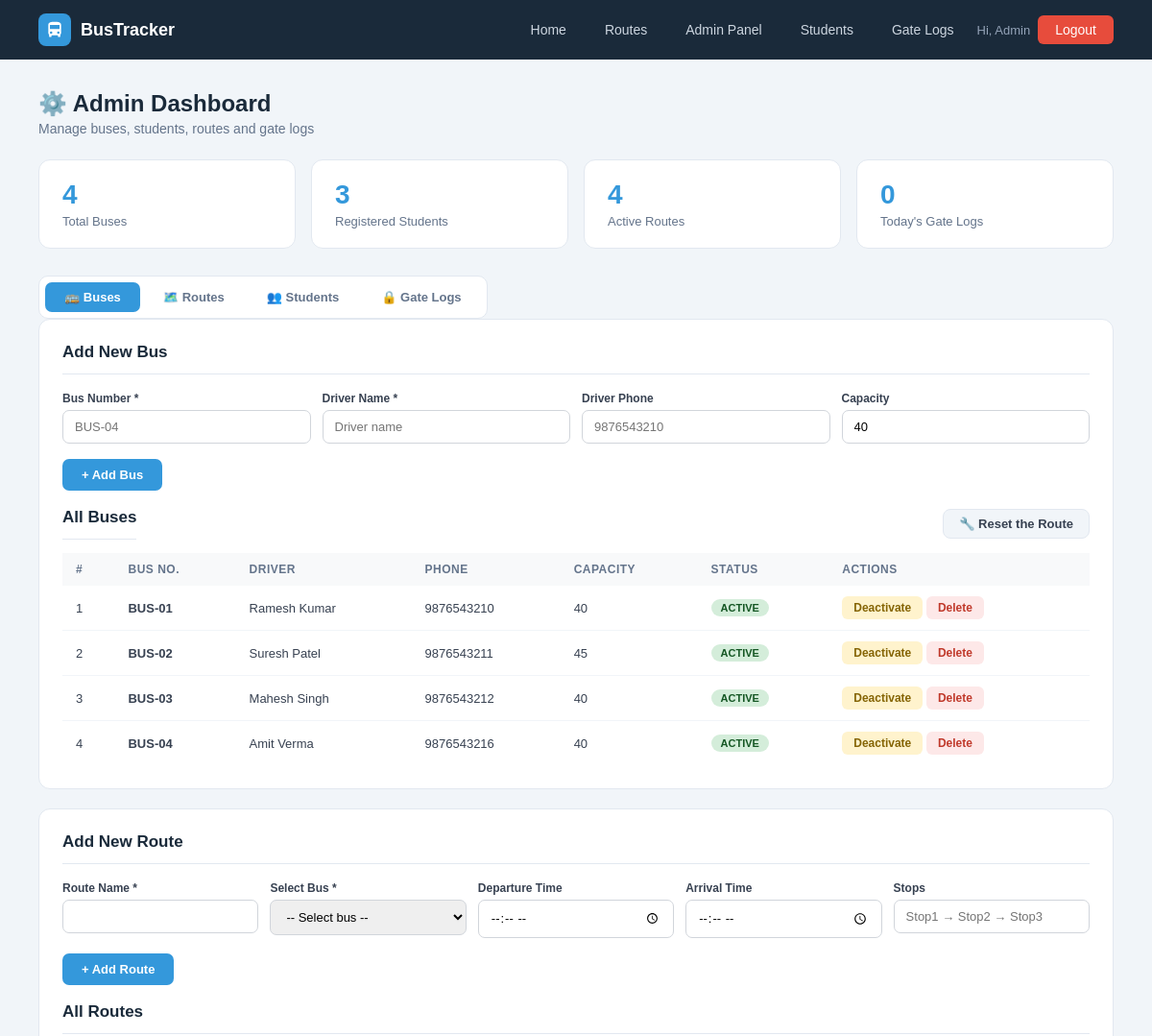
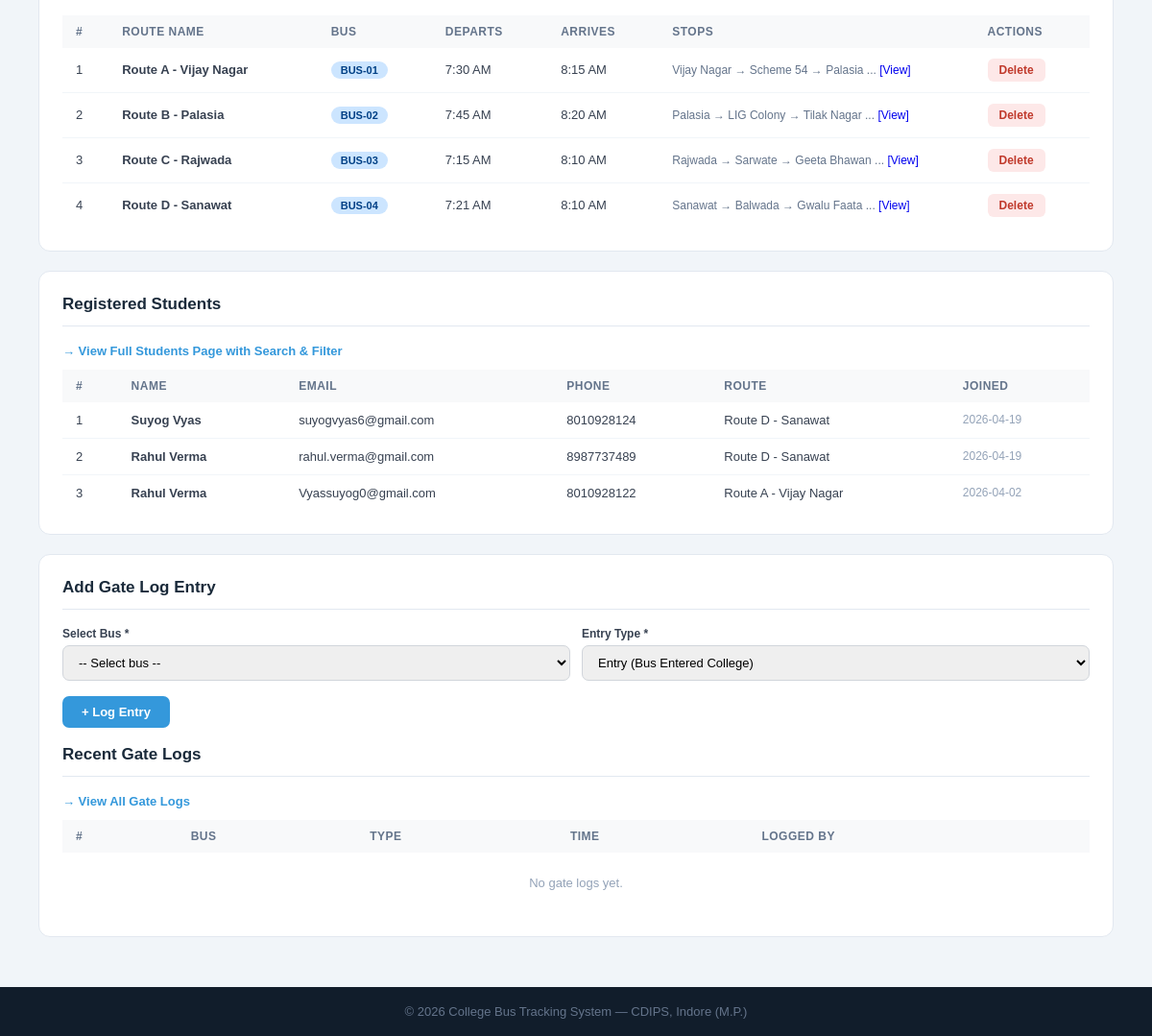
The page /admin (signed in) on the database its author committed (2 pictures, top to bottom).
### tables this page shows
CREATE TABLE buses (
        id INTEGER PRIMARY KEY AUTOINCREMENT,
        bus_number TEXT UNIQUE NOT NULL, driver_name TEXT NOT NULL,
        driver_phone TEXT, capacity INTEGER DEFAULT 40,
        status TEXT DEFAULT 'active',
        current_lat REAL DEFAULT 22.7196, current_lng REAL DEFAULT 75.8577);

CREATE TABLE routes (
        id INTEGER PRIMARY KEY AUTOINCREMENT,
        route_name TEXT NOT NULL, bus_id INTEGER,
        start_point TEXT, end_point TEXT,
        departure_time TEXT, arrival_time TEXT, stops TEXT, original_bus_id INTEGER,
        FOREIGN KEY(bus_id) REFERENCES buses(id));

CREATE TABLE users (
        id INTEGER PRIMARY KEY AUTOINCREMENT,
        name TEXT NOT NULL, email TEXT UNIQUE NOT NULL,
        password TEXT NOT NULL, role TEXT DEFAULT 'student',
        phone TEXT, route_id INTEGER,
        created_at TIMESTAMP DEFAULT CURRENT_TIMESTAMP);

### app.py (the view)
@app.route('/admin')
@admin_required
def admin_dashboard():
    db = get_db()
    buses    = db.execute("SELECT * FROM buses").fetchall()
    students = db.execute('''SELECT u.*,r.route_name FROM users u
                             LEFT JOIN routes r ON u.route_id=r.id
                             WHERE u.role='student' ORDER BY u.created_at DESC''').fetchall()
    routes   = db.execute("SELECT r.*,b.bus_number FROM routes r LEFT JOIN buses b ON r.bus_id=b.id").fetchall()
    logs     = db.execute("SELECT * FROM gate_logs ORDER BY log_time DESC LIMIT 15").fetchall()
    stats = dict(
        total_buses=db.execute("SELECT COUNT(*) FROM buses").fetchone()[0],
        total_students=db.execute("SELECT COUNT(*) FROM users WHERE role='student'").fetchone()[0],
        total_routes=db.execute("SELECT COUNT(*) FROM routes").fetchone()[0],
        today_logs=db.execute("SELECT COUNT(*) FROM gate_logs WHERE DATE(log_time)=DATE('now')").fetchone()[0])
    db.close(); return render_template('admin.html', buses=buses, students=students, routes=routes, logs=logs, stats=stats)

### templates/admin.html (shortened to what this page needs)
{% extends "base.html" %}
{% block content %}
<div class="page">
    <div class="page-header">
        <div style="display:flex;gap:12px;align-items:flex-start;flex-wrap:wrap;justify-content:space-between;">
            <div>
                <h1>⚙️ Admin Dashboard</h1>
                <p>Manage buses, students, routes and gate logs</p>
            </div>
        </div>
    </div>
    <div class="stat-cards">
        <div class="stat-card"><div class="num">{{ stats.total_buses }}</div><div class="lbl">Total Buses</div></div>
        <div class="stat-card"><div class="num">{{ stats.total_students }}</div><div class="lbl">Registered Students</div></div>
        <div class="stat-card"><div class="num">{{ stats.total_routes }}</div><div class="lbl">Active Routes</div></div>
        <div class="stat-card"><div class="num">{{ stats.today_logs }}</div><div class="lbl">Today's Gate Logs</div></div>
    </div>
    <div class="tab-wrap">
        <div class="tab-labels">
            <label for="tab-buses">🚌 Buses</label>
            <label for="tab-routes">🗺️ Routes</label>
            <label for="tab-students">👥 Students</label>
            <label for="tab-logs">🔒 Gate Logs</label>
        </div>
        <div class="tab-contents">
            <div class="panel" id="content-buses">
                <h2>Add New Bus</h2>
                <form method="POST" action="{{ url_for('add_bus') }}">
                    <div class="form-row">
                        <div class="fg"><label>Bus Number *</label><input type="text" name="bus_number" placeholder="BUS-04" required></div>
                        <div class="fg"><label>Driver Name *</label><input type="text" name="driver_name" placeholder="Driver name" required></div>
                        <div class="fg"><label>Driver Phone</label><input type="tel" name="driver_phone" placeholder="9876543210" maxlength="10"></div>
                        <div class="fg"><label>Capacity</label><input type="number" name="capacity" value="40" min="10" max="60"></div>
                    </div>
                    <button type="submit" class="btn-add">+ Add Bus</button>
                </form>
                <br>
                <div style="display:flex;align-items:center;justify-content:space-between;margin-bottom:14px;">
                    <h2 style="margin:0;">All Buses</h2>
                    <a href="{{ url_for('fix_routes') }}"
                       onclick="return confirm('Are you sure you want to restore all routes to their original buses?')"
                       style="background:#f1f5f9;color:#374151;padding:7px 16px;border-radius:8px;font-size:13px;font-weight:600;text-decoration:none;border:1px solid #e2e8f0;">
                       🔧 Reset the Route
                    </a>
                </div>
                <table>
                    <thead><tr><th>#</th><th>Bus No.</th><th>Driver</th><th>Phone</th><th>Capacity</th><th>Status</th><th>Actions</th></tr></thead>
                    <tbody>
                    {% for b in buses %}
                    <tr>
                        <td>{{ loop.index }}</td>
                        <td><b>{{ b.bus_number }}</b></td>
                        <td>{{ b.driver_name }}</td>
                        <td>{{ b.driver_phone or '—' }}</td>
                        <td>{{ b.capacity }}</td>
                        <td><span class="badge {{ 'badge-green' if b.status=='active' else 'badge-red' }}">{{ b.status.upper() }}</span></td>
                        <td>
                            {% if b.status == 'active' %}
                            <a href="{{ url_for('bus_status', bid=b.id, status='inactive') }}" class="btn-sm btn-warning">Deactivate</a>
                            {% else %}
                            <a href="{{ url_for('bus_status', bid=b.id, status='active') }}" class="btn-sm btn-success">Activate</a>
                            {% endif %}
                            <a href="{{ url_for('delete_bus', bid=b.id) }}" class="btn-sm btn-danger">Delete</a>
                        </td>
                    </tr>
                    {% else %}
                    <tr><td colspan="7" style="text-align:center;color:#94a3b8;padding:24px">No buses found.</td></tr>
                    {% endfor %}
                    </tbody>
                </table>
            </div>
           <div class="panel" id="content-routes">
             <h2>Add New Route</h2>
             <form method="POST" action="{{ url_for('add_route') }}">
                <div class="form-row">
                    <div class="fg">
                        <label>Route Name *</label>
                        <input type="text" name="route_name" required>
                    </div>
                    <div class="fg">
                        <label>Select Bus *</label>
                        <select name="bus_id" required>
                            <option value="">-- Select bus --</option>
                        </select>
                    </div>
                    <div class="fg">
                        <label>Departure Time</label>
                        <input type="time" name="departure_time">
                    </div>
                    <div class="fg">
                        <label>Arrival Time</label>
                        <input type="time" name="arrival_time">
                    </div>
                    <div class="fg" style="width:100%">
                        <label>Stops</label>
                        <input type="text" name="stops" placeholder="Stop1 → Stop2 → Stop3">
                    </div>
                </div>
                <button type="submit" class="btn-add">+ Add Route</button>
            </form>
            <br>
             <h2>All Routes</h2>
             <table>
                <thead>
                    <tr>
                        <th>#</th>
                        <th>Route Name</th>
                        <th>Bus</th>
                        <th>Departs</th>
                        <th>Arrives</th>
                        <th>Stops</th>
                        <th>Actions</th>
                    </tr>
                </thead>
                <tbody>
                    {% for r in routes %}
                    <tr>
                        <td>{{ loop.index }}</td>
                        <td><b>{{ r.route_name }}</b></td>
                        <td><span class="badge badge-blue">{{ r.bus_number or 'N/A' }}</span></td>
                        <td>
                            {% if r.departure_time %}
                                {{ (r.departure_time[:2]|int % 12 or 12) }}:{{ r.departure_time[3:] }}
                                {{ 'AM' if r.departure_time[:2]|int < 12 else 'PM' }}
                            {% else %}
                                 —
                            {% endif %}
                        </td>
                        <td>
                            {% if r.arrival_time %}
                                {{ (r.arrival_time[:2]|int % 12 or 12) }}:{{ r.arrival_time[3:] }}
                                {{ 'AM' if r.arrival_time[:2]|int < 12 else 'PM' }}
                            {% else %}
                               —
                            {% endif %}
                        </td>
                        <td style="max-width:240px;font-size:12px;color:#64748b">
                        {% if r.stops %}
                        {% set stop_list = r.stops.replace(',','→').split('→') %}
                        {{ stop_list[0].strip() }}
                        {% if stop_list|length > 1 %} → {{ stop_list[1].strip() }}{% endif %}
                        {% if stop_list|length > 2 %} → {{ stop_list[2].strip() }}{% endif %}
                        {% if stop_list|length > 3 %}
                            ...
                            <a href="#" onclick="alert(`{{ r.stops }}`)">[View]</a>
                        {% endif %}
                {% else %}
                    —
                {% endif %}
            </td>
            <td>
                <a href="{{ url_for('delete_route', rid=r.id) }}"
                   onclick="return confirm('Are you sure you want to delete this route?')"
                   class="btn-sm btn-danger">
                   Delete
                </a>
            </td>
        </tr>
        {% else %}
        <tr>
            <td colspan="7" style="text-align:center;color:#94a3b8;padding:24px">
                No routes found.
            </td>
        </tr>
        {% endfor %}
        </tbody>
    </table>
</div>
            <div class="panel" id="content-students">
                <h2>Registered Students</h2>
                <p style="font-size:13px;color:#64748b;margin-bottom:12px">
                    <a href="{{ url_for('students_list') }}" style="color:#3498db;font-weight:bold">→ View Full Students Page with Search &amp; Filter</a>
                </p>
                <table>
                    <thead><tr><th>#</th><th>Name</th><th>Email</th><th>Phone</th><th>Route</th><th>Joined</th></tr></thead>
                    <tbody>
                    {% for s in students[:10] %}
                    <tr>
                        <td>{{ loop.index }}</td>
                        <td><b>{{ s.name }}</b></td>
                        <td>{{ s.email }}</td>
                        <td>{{ s.phone or '—' }}</td>
                        <td>{{ s.route_name or '—' }}</td>
                        <td style="font-size:12px;color:#94a3b8">{{ s.created_at[:10] if s.created_at else '—' }}</td>
                    </tr>
                    {% else %}
                    <tr><td colspan="6" style="text-align:center;color:#94a3b8;padding:24px">No students registered.</td></tr>
                    {% endfor %}
                    </tbody>
                </table>
            </div>
            <div class="panel" id="content-logs">
                <h2>Add Gate Log Entry</h2>
                <form method="POST" action="{{ url_for('add_gate_log') }}">
                    <div class="form-row">
                        <div class="fg">
                            <label>Select Bus *</label>
                            <select name="bus_id" required>
                                <option value="">-- Select bus --</option>
                            </select>
                        </div>
                        <div class="fg">
                            <label>Entry Type *</label>
                            <select name="entry_type" required>
                                <option value="Entry">Entry (Bus Entered College)</option>
                            </select>
                        </div>
                    </div>
                    <button type="submit" class="btn-add">+ Log Entry</button>
                </form>
                <br>
                <h2>Recent Gate Logs</h2>
                <p style="font-size:13px;color:#64748b;margin-bottom:12px">
                    <a href="{{ url_for('gate_logs_page') }}" style="color:#3498db;font-weight:bold">→ View All Gate Logs</a>
                </p>
                <table>
                    <thead><tr><th>#</th><th>Bus</th><th>Type</th><th>Time</th><th>Logged By</th></tr></thead>
                    <tbody>
                    {% for l in logs %}
                    <tr>
                        <td>{{ loop.index }}</td>
                        <td><b>{{ l.bus_number }}</b></td>
                        <td><span class="badge {{ 'badge-in' if l.entry_type=='Entry' else 'badge-out' }}">{{ l.entry_type }}</span></td>
                        <td style="font-size:12px">{{ l.log_time }}</td>
                        <td>{{ l.noted_by }}</td>
                    </tr>
                    {% else %}
                    <tr><td colspan="5" style="text-align:center;color:#94a3b8;padding:24px">No gate logs yet.</td></tr>
                    {% endfor %}
                    </tbody>
                </table>
            </div>
        </div>
    </div>
</div>
{% endblock %}

### rows shown on the page
buses: bus_number "BUS-01", driver_name "Ramesh Kumar", driver_phone "9876543210", capacity "40", status "ACTIVE"
buses: bus_number "BUS-02", driver_name "Suresh Patel", driver_phone "9876543211", capacity "45", status "ACTIVE"
buses: bus_number "BUS-03", driver_name "Mahesh Singh", driver_phone "9876543212", capacity "40", status "ACTIVE"
buses: bus_number "BUS-04", driver_name "Amit Verma", driver_phone "9876543216", capacity "40", status "ACTIVE"
routes: route_name "Route A - Vijay Nagar", bus_number "BUS-01", (r.departure_time[:2]|int%12or12) "7", departure_time "30", departure_time "AM", (r.arrival_time[:2]|int%12or12) "8", arrival_time "15", arrival_time "AM", start_point "Vijay Nagar", stop_list "Scheme 54", stop_list "Palasia"
routes: route_name "Route B - Palasia", bus_number "BUS-02", (r.departure_time[:2]|int%12or12) "7", departure_time "45", departure_time "AM", (r.arrival_time[:2]|int%12or12) "8", arrival_time "20", arrival_time "AM", start_point "Palasia", stop_list "LIG Colony", stop_list "Tilak Nagar"
routes: route_name "Route C - Rajwada", bus_number "BUS-03", (r.departure_time[:2]|int%12or12) "7", departure_time "15", departure_time "AM", (r.arrival_time[:2]|int%12or12) "8", arrival_time "10", arrival_time "AM", start_point "Rajwada", stop_list "Sarwate", stop_list "Geeta Bhawan"
routes: route_name "Route D - Sanawat", bus_number "BUS-04", (r.departure_time[:2]|int%12or12) "7", departure_time "21", departure_time "AM", (r.arrival_time[:2]|int%12or12) "8", arrival_time "10", arrival_time "AM", start_point "Sanawat", stop_list "Balwada", stop_list "Gwalu Faata"
users: name "Suyog Vyas", email "suyogvyas6@gmail.com", phone "8010928124", route_name "Route D - Sanawat", created_at "2026-04-19"
users: name "Rahul Verma", email "rahul.verma@gmail.com", phone "8987737489", route_name "Route D - Sanawat", created_at "2026-04-19"
users: name "Rahul Verma", email "Vyassuyog0@gmail.com", phone "8010928122", route_name "Route A - Vijay Nagar", created_at "2026-04-02"

### other values the page prints
{{ session['admin']['name'] }} "Admin"
{{ stats.total_buses }} "4"
{{ stats.total_students }} "3"
{{ stats.total_routes }} "4"
{{ stats.today_logs }} "0"
